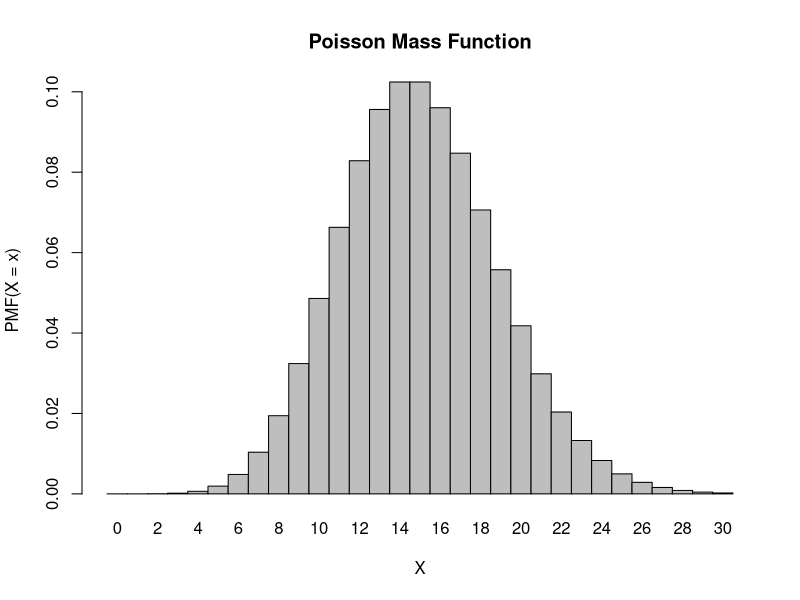
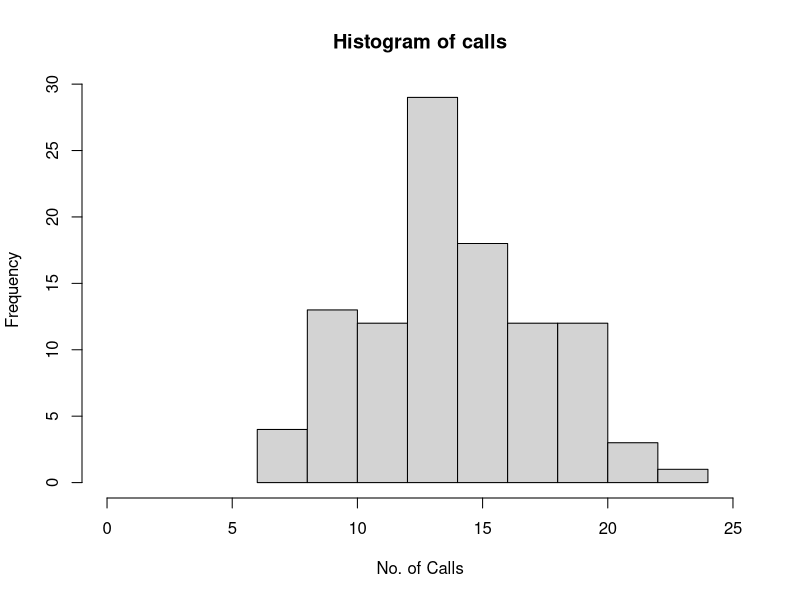

Write the R code that produced these figures, in order.
## ---- chunk 1
1-dpois(8,15)
## ---- chunk 2
dpois(0,15)
## ---- chunk 3
dpois(3,15)
## ---- chunk 4
l = 15
x <- 0:30
probset <- dpois(x = x, lambda = l)
barplot(probset, names.arg = x, space = 0, xlab = "X", ylab = "PMF(X = x)", main = "Poisson Mass Function")
## ---- chunk 5
rpois(104, 15)
## ---- chunk 6
library(ggplot2)
graph <- rpois(104, 15)  
hist(graph,xlab = "No. of Calls", ylab ="Frequency", main = "Histogram of calls", xlim=c(0,25))
## I think this is 0-30, but otherwise everything looks good!
